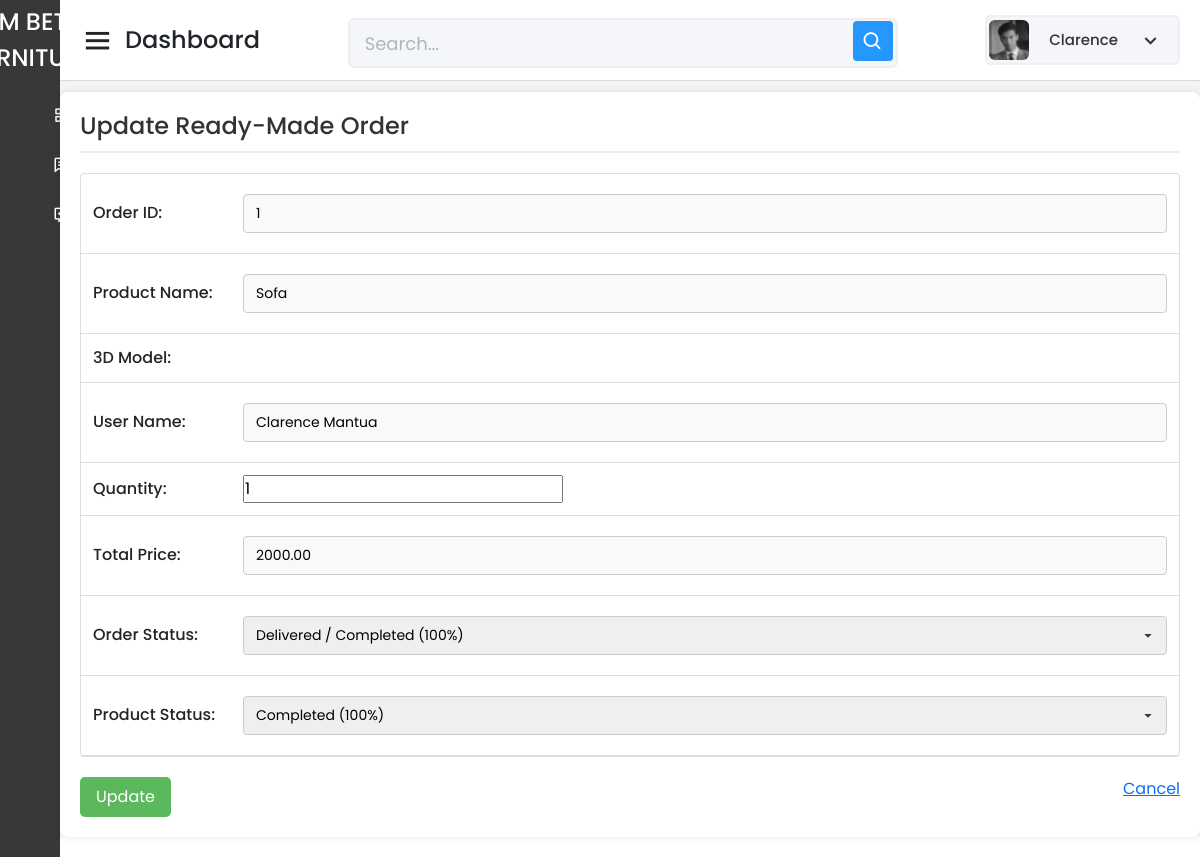
Page /Capstone_Admin/readymade/update-readymade-form.php?id=1 (signed in) on the earlier database version.
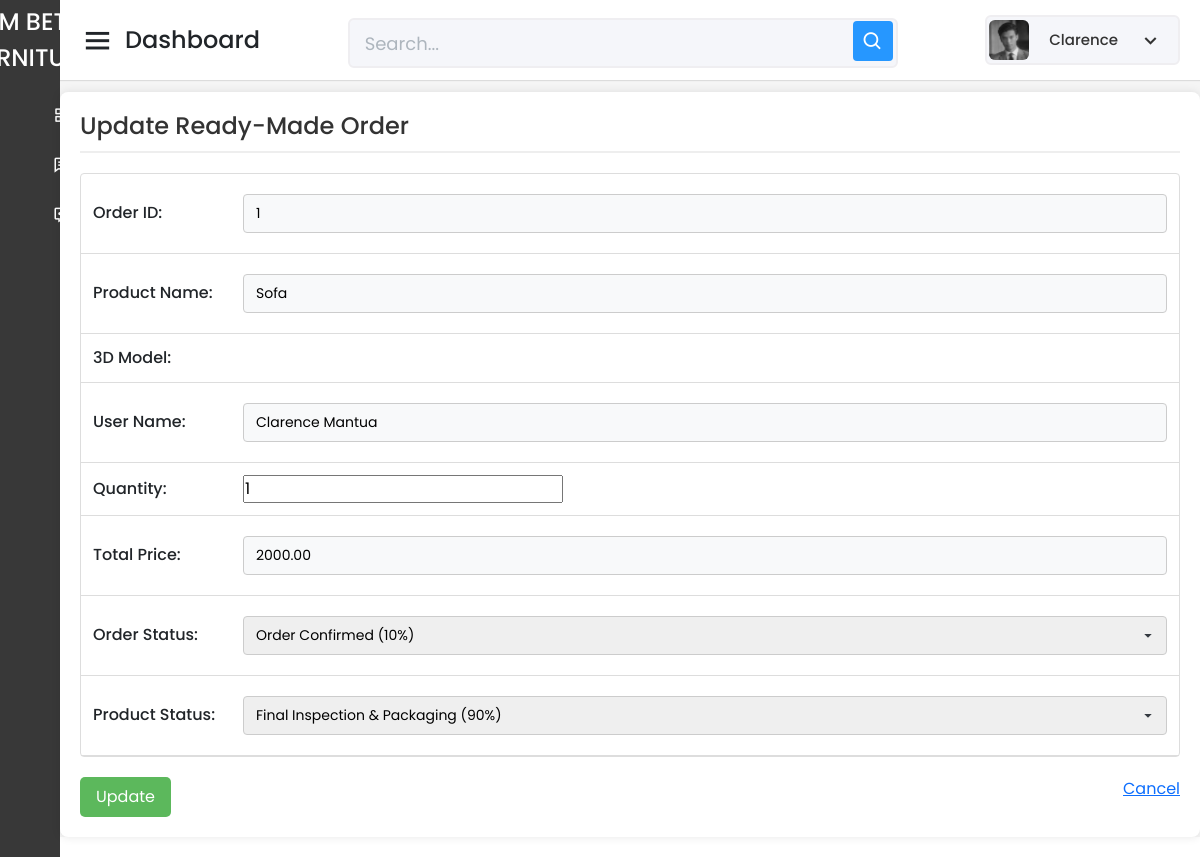
Same page on the later database version.
### tables this page shows
CREATE TABLE `tbl_ready_made_orders` (
  `ReadyMadeOrder_ID` int(11) NOT NULL AUTO_INCREMENT,
  `Product_ID` int(11) NOT NULL,
  `User_ID` varchar(150) NOT NULL,
  `Quantity` int(11) NOT NULL,
  `Total_Price` decimal(10,2) NOT NULL,
  `Order_Status` int(3) NOT NULL DEFAULT 0,
  `Order_Date` timestamp NOT NULL DEFAULT current_timestamp(),
  `Product_Status` int(3) NOT NULL DEFAULT 0,
  `Progress_Pic_10` varchar(255) DEFAULT NULL,
  `Progress_Pic_20` varchar(255) DEFAULT NULL,
  `Progress_Pic_30` varchar(255) DEFAULT NULL,
  `Progress_Pic_40` varchar(255) DEFAULT NULL,
  `Progress_Pic_50` varchar(255) DEFAULT NULL,
  `Progress_Pic_60` varchar(255) DEFAULT NULL,
  `Progress_Pic_70` varchar(255) DEFAULT NULL,
  `Progress_Pic_80` varchar(255) DEFAULT NULL,
  `Progress_Pic_90` varchar(255) DEFAULT NULL,
  `Progress_Pic_100` varchar(255) DEFAULT NULL,
  `Stop_Reason` varchar(255) DEFAULT NULL,
  PRIMARY KEY (`ReadyMadeOrder_ID`),
  KEY `Product_ID` (`Product_ID`),
  KEY `User_ID` (`User_ID`),
  CONSTRAINT `tbl_ready_made_orders_ibfk_1` FOREIGN KEY (`Product_ID`) REFERENCES `tbl_prod_info` (`Product_ID`),
  CONSTRAINT `tbl_ready_made_orders_ibfk_2` FOREIGN KEY (`User_ID`) REFERENCES `tbl_user_info` (`User_ID`)
);

CREATE TABLE `tbl_prod_info` (
  `Product_ID` int(11) NOT NULL AUTO_INCREMENT,
  `Product_Name` varchar(255) NOT NULL,
  `Description` text DEFAULT NULL,
  `Category` varchar(100) DEFAULT NULL,
  `Sizes` varchar(100) DEFAULT NULL,
  `Color` varchar(50) DEFAULT NULL,
  `Stock` varchar(100) DEFAULT NULL,
  `Assembly_Required` varchar(255) DEFAULT NULL,
  `ImageURL` varchar(255) DEFAULT NULL,
  `Price` varchar(255) NOT NULL,
  `Sold` varchar(255) DEFAULT NULL,
  `DateAdded` timestamp NOT NULL DEFAULT current_timestamp(),
  `LastUpdate` timestamp NOT NULL DEFAULT current_timestamp() ON UPDATE current_timestamp(),
  `GLB_File_URL` varchar(255) DEFAULT NULL,
  `product_type` enum('readymade','custom') DEFAULT 'readymade',
  PRIMARY KEY (`Product_ID`)
);

### Capstone_Admin/readymade/update-readymade-form.php (the view, shortened to what the changed rows need)
<?php
include '../config/database.php';
$orderId = $_GET['id'];
$stmt = $pdo->prepare("
    SELECT
        r.ReadyMadeOrder_ID,
        r.Product_ID,
        p.Product_Name,
        p.Price,
        p.GLB_File_URL,
        r.User_ID,
        CONCAT(u.First_Name, ' ', u.Last_Name) AS User_Name,
        r.Quantity,
        r.Total_Price,
        r.Order_Status,
        r.Product_Status,
        r.Order_Date
    FROM tbl_ready_made_orders r
    JOIN tbl_prod_info p ON r.Product_ID = p.Product_ID
    JOIN tbl_user_info u ON r.User_ID = u.User_ID
    WHERE r.ReadyMadeOrder_ID = ?
");
$stmt->bindValue(1, $orderId);
$stmt->execute();
$order = $stmt->fetch(PDO::FETCH_ASSOC);
$readyMadeOrderID = $order["ReadyMadeOrder_ID"];
$productName = $order["Product_Name"];
$quantity = $order["Quantity"];
$totalPrice = $order["Total_Price"];
$orderStatus = $order["Order_Status"];
$productStatus = $order["Product_Status"];
$orderStatusMap = [
    0   => 'Order Received (0%)',
    10  => 'Order Confirmed (10%)',
    70  => 'Quality Check (70%)',
    90  => 'Ready for Delivery (90%)',
    100 => 'Delivered / Completed (100%)'
];
$productStatusMap = [
    90 => 'Final Inspection & Packaging (90%)',
    100 => 'Completed (100%)'
];
?>
<!DOCTYPE html>
<html lang="en" dir="ltr">
<head>
    <link href="../static/css/bootstrap.min.css" rel="stylesheet">
    <link href="../static/css-files/dashboard.css" rel="stylesheet">
    <link href="../static/css-files/button.css" rel="stylesheet">
    <link href="../static/css-files/admin_homev2.css" rel="stylesheet">
    <link href="https://unpkg.com/boxicons@2.0.7/css/boxicons.min.css" rel="stylesheet" />
</head>
<body>
    <section class="home-section">
<br><br><br>
        <div class="container_boxes">
            <form name="frmReadyMadeOrder" method="POST" action="update-readymade-rec.php">
                <table>
                    <tr>
                        <td><input type="text" name="txtOrderID" value="<?php echo htmlspecialchars($readyMadeOrderID); ?>" readonly></td>
                    </tr>
                    <tr>
                        <td><input type="text" name="txtProductName" value="<?php echo htmlspecialchars($productName); ?>" readonly></td>
                    </tr>
                    <tr>
                        <td><input type="number" id="quantity" name="txtQuantity" value="<?php echo htmlspecialchars($quantity); ?>" min="1" required></td>
                    </tr>
                    <tr>
                        <td><input type="text" id="totalPrice" name="txtTotalPrice" value="<?php echo htmlspecialchars($totalPrice); ?>" readonly></td>
                    </tr>
                    <tr>
                        <td>
                            <select name="txtOrderStatus">
                                <?php foreach ($orderStatusMap as $value => $label): ?>
                                    <option value="<?php echo $value; ?>" <?php echo ($orderStatus == $value) ? 'selected' : ''; ?>><?php echo $label; ?></option>
                                <?php endforeach; ?>
                            </select>
                        </td>
                    </tr>
                    <tr>
                        <td>
                            <select name="txtProductStatus">
                                <?php foreach ($productStatusMap as $value => $label): ?>
                                    <option value="<?php echo $value; ?>" <?php echo ($productStatus == $value) ? 'selected' : ''; ?>><?php echo $label; ?></option>
                                <?php endforeach; ?>
                            </select>
                        </td>
                    </tr>
                </table>
            </form>
        </div>
    </section>
</body>
</html>

Differences in the rows shown:
changed tbl_ready_made_orders "Sofa": txtOrderStatus "Delivered / Completed (100%)" → "Order Confirmed (10%)"; txtProductStatus "Completed (100%)" → "Final Inspection & Packaging (90%)"
